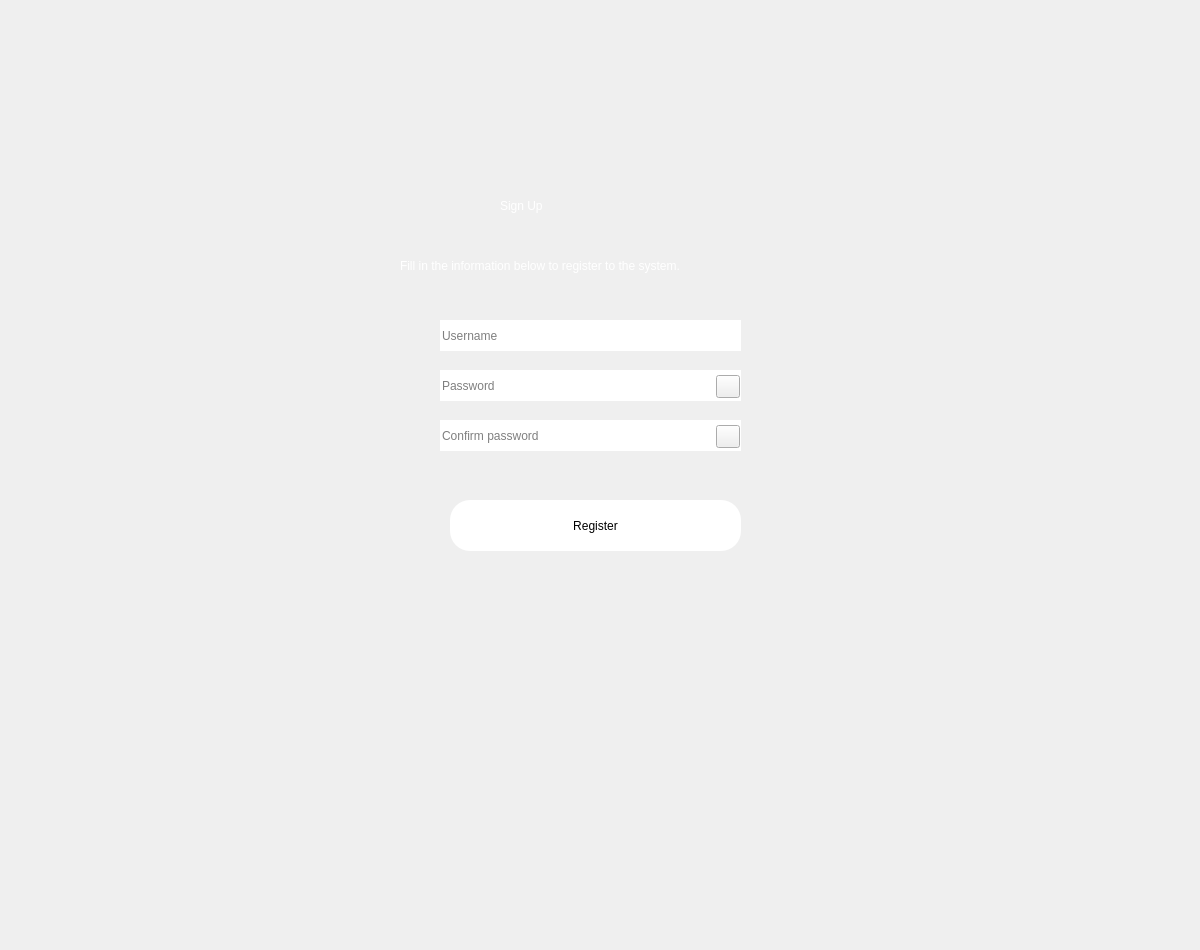
<?xml version="1.0" encoding="UTF-8"?>
<ui version="4.0">
 <class>Dialog</class>
 <widget class="QDialog" name="Dialog">
  <property name="geometry">
   <rect>
    <x>0</x>
    <y>0</y>
    <width>1200</width>
    <height>950</height>
   </rect>
  </property>
  <property name="windowTitle">
   <string>Dialog</string>
  </property>
  <property name="styleSheet">
   <string notr="true"/>
  </property>
  <widget class="QWidget" name="widget" native="true">
   <property name="geometry">
    <rect>
     <x>0</x>
     <y>0</y>
     <width>1200</width>
     <height>950</height>
    </rect>
   </property>
   <property name="styleSheet">
    <string notr="true"/>
   </property>
   <widget class="QLabel" name="label">
    <property name="geometry">
     <rect>
      <x>500</x>
      <y>170</y>
      <width>171</width>
      <height>71</height>
     </rect>
    </property>
    <property name="styleSheet">
     <string notr="true">color: rgb(255, 255, 255);
font: 36pt &quot;MS Shell Dlg 2&quot;;</string>
    </property>
    <property name="text">
     <string>Sign Up</string>
    </property>
   </widget>
   <widget class="QLabel" name="label_2">
    <property name="geometry">
     <rect>
      <x>400</x>
      <y>250</y>
      <width>381</width>
      <height>31</height>
     </rect>
    </property>
    <property name="styleSheet">
     <string notr="true">color: rgb(255, 255, 255);
font: 12pt &quot;MS Shell Dlg 2&quot;;</string>
    </property>
    <property name="text">
     <string>Fill in the information below to register to the system.</string>
    </property>
   </widget>
   <widget class="QPushButton" name="reg">
    <property name="geometry">
     <rect>
      <x>450</x>
      <y>500</y>
      <width>291</width>
      <height>51</height>
     </rect>
    </property>
    <property name="styleSheet">
     <string notr="true">background-color: rgb(255, 255, 255);
font: 22pt &quot;MS Shell Dlg 2&quot;;
border-radius: 20px;</string>
    </property>
    <property name="text">
     <string>Register</string>
    </property>
   </widget>
   <widget class="QLineEdit" name="username_field">
    <property name="geometry">
     <rect>
      <x>440</x>
      <y>320</y>
      <width>301</width>
      <height>31</height>
     </rect>
    </property>
    <property name="styleSheet">
     <string notr="true">border-radius: 20px;
font: 11pt &quot;MS Shell Dlg 2&quot;;</string>
    </property>
    <property name="text">
     <string/>
    </property>
    <property name="placeholderText">
     <string>Username</string>
    </property>
   </widget>
   <widget class="QLineEdit" name="password_field">
    <property name="geometry">
     <rect>
      <x>440</x>
      <y>370</y>
      <width>301</width>
      <height>31</height>
     </rect>
    </property>
    <property name="styleSheet">
     <string notr="true">border-radius: 20px;
font: 11pt &quot;MS Shell Dlg 2&quot;;</string>
    </property>
    <property name="text">
     <string/>
    </property>
    <property name="echoMode">
     <enum>QLineEdit::Password</enum>
    </property>
    <property name="placeholderText">
     <string>Password</string>
    </property>
   </widget>
   <widget class="QLabel" name="error_field">
    <property name="geometry">
     <rect>
      <x>436</x>
      <y>462</y>
      <width>311</width>
      <height>21</height>
     </rect>
    </property>
    <property name="styleSheet">
     <string notr="true">color: rgb(255, 0, 0);
font: 75 10pt &quot;MS Shell Dlg 2&quot;;
text-decoration: underline;</string>
    </property>
    <property name="text">
     <string/>
    </property>
   </widget>
   <widget class="QLabel" name="image">
    <property name="geometry">
     <rect>
      <x>0</x>
      <y>0</y>
      <width>1200</width>
      <height>950</height>
     </rect>
    </property>
    <property name="text">
     <string/>
    </property>
    <property name="pixmap">
     <pixmap>images/powerPlant.jpg</pixmap>
    </property>
   </widget>
   <widget class="QLineEdit" name="confirm_password_field">
    <property name="geometry">
     <rect>
      <x>440</x>
      <y>420</y>
      <width>301</width>
      <height>31</height>
     </rect>
    </property>
    <property name="styleSheet">
     <string notr="true">border-radius: 20px;
font: 11pt &quot;MS Shell Dlg 2&quot;;</string>
    </property>
    <property name="text">
     <string/>
    </property>
    <property name="echoMode">
     <enum>QLineEdit::Password</enum>
    </property>
    <property name="placeholderText">
     <string>Confirm password</string>
    </property>
   </widget>
   <widget class="QPushButton" name="show_hide">
    <property name="geometry">
     <rect>
      <x>716</x>
      <y>375</y>
      <width>24</width>
      <height>23</height>
     </rect>
    </property>
    <property name="styleSheet">
     <string notr="true">background-image : url(images/show.jpg)

</string>
    </property>
    <property name="text">
     <string/>
    </property>
   </widget>
   <widget class="QPushButton" name="show_hide_2">
    <property name="geometry">
     <rect>
      <x>716</x>
      <y>425</y>
      <width>24</width>
      <height>23</height>
     </rect>
    </property>
    <property name="styleSheet">
     <string notr="true">background-image : url(images/show.jpg)

</string>
    </property>
    <property name="text">
     <string/>
    </property>
   </widget>
   <zorder>image</zorder>
   <zorder>label</zorder>
   <zorder>label_2</zorder>
   <zorder>reg</zorder>
   <zorder>username_field</zorder>
   <zorder>password_field</zorder>
   <zorder>error_field</zorder>
   <zorder>confirm_password_field</zorder>
   <zorder>show_hide</zorder>
   <zorder>show_hide_2</zorder>
  </widget>
 </widget>
 <resources/>
 <connections/>
</ui>
